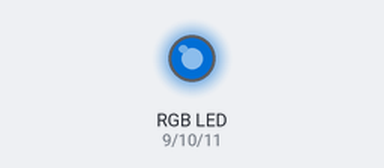
The sketch below on a simulated Arduino Uno, built with avr-gcc and run on an emulated ATmega328P. On the bench: an RGB LED mixed from three pins (HIGH = lit). Dim RGB values are drawn brighter than linear; random numbers use the default seed unless the sketch sets one.

Above: at 0.05 s.
At 4.96 s:
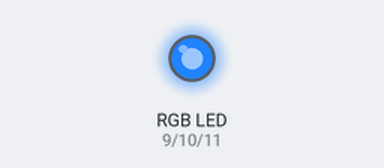
At 9.98 s:
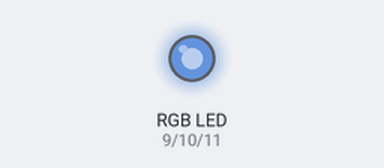
At 19.91 s:
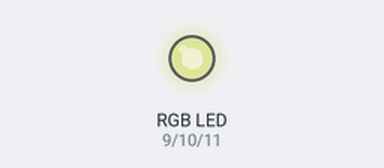
At 29.84 s:
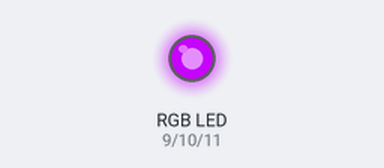
At 39.87 s:
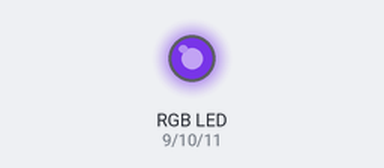
Timing chart, 0 to 40.0 s (numbered marks = the images above):
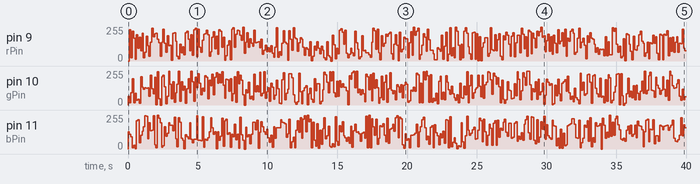

The sketch:

rgb_led_disko_efekti.ino
```cpp
int rPin = 9;
int gPin = 10;
int bPin = 11;

void setup() {
  pinMode(rPin, OUTPUT);
  pinMode(gPin, OUTPUT);
  pinMode(bPin, OUTPUT);

  randomSeed(analogRead(A0)); // rastgelelik için
}

void loop() {
  int r = random(0, 256);
  int g = random(0, 256);
  int b = random(0, 256);

  analogWrite(rPin, r);
  analogWrite(gPin, g);
  analogWrite(bPin, b);

  delay(100); // hız (küçült → daha hızlı disko)
}
```

Measured:
- by itself, pin 10 (gPin): 0/255 → 67/255 at 0.00 s, → 16/255 0.10 s later, → 91/255 0.10 s later, → 196/255 0.10 s later, … (397 changes in this stretch)
- by itself, pin 11 (bPin): 0/255 → 130/255 at 0.00 s, → 112/255 0.10 s later, → 91/255 0.10 s later, → 9/255 0.10 s later, … (395 changes in this stretch)
